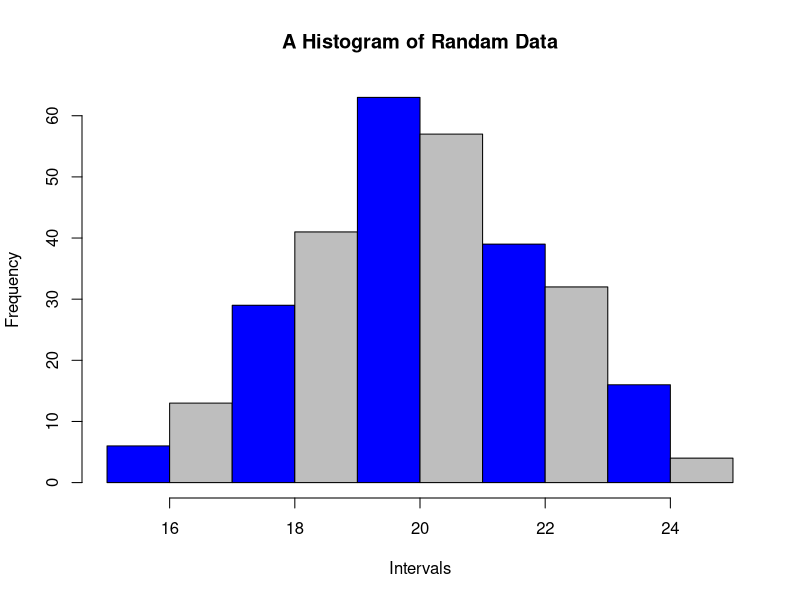
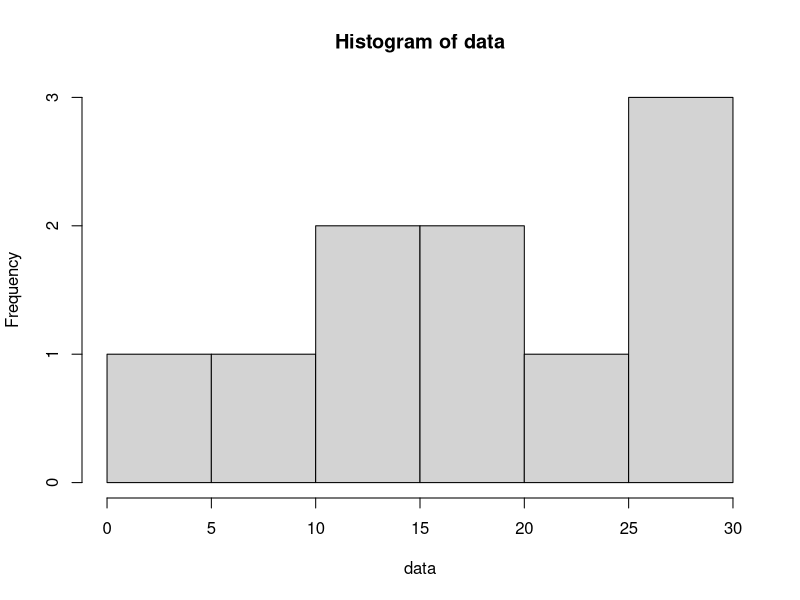
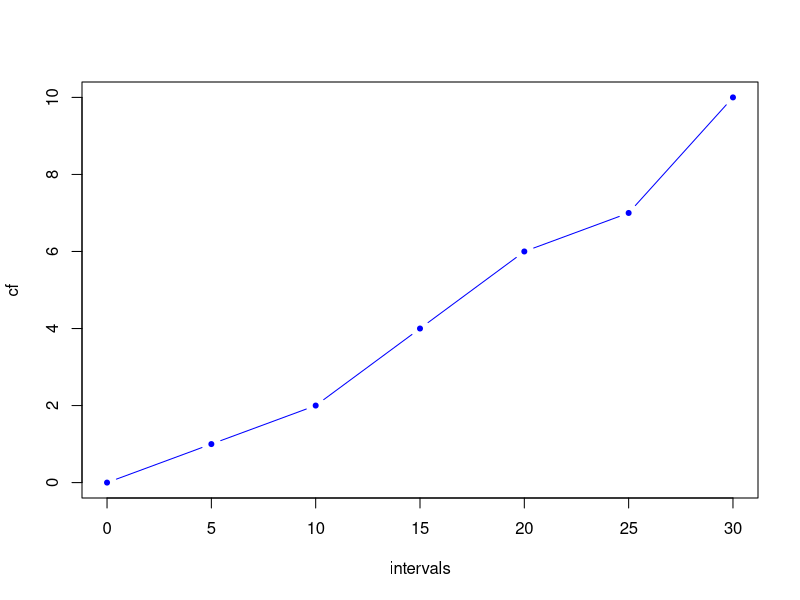
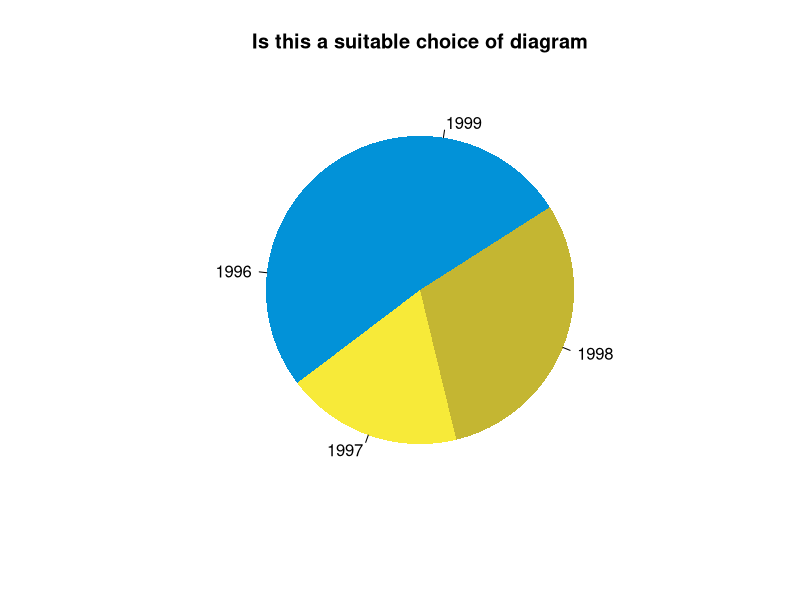

Write the R code that produced these figures, in order.
## ---- chunk 1
hist(rnorm(300, 20, 2), main = "A Histogram of Randam Data", xlab = "Intervals",
     col = c("blue", "grey"))
## ---- chunk 2
data <- c(16, 26, 12, 10, 27, 30, 14,  1, 25, 20)
stem(data)
## ---- chunk 3
data <- c(16, 26, 12, 10, 27, 30, 14,  1, 25, 20)
h <- hist(data)
## ---- chunk 4
intervals <- seq(from = min(h$breaks), to = max(h$breaks), by = h$breaks[2] - h$breaks[1])
intervals <- c(0, intervals[-1])
# Cumulative sums
cf = c(0, cumsum(h$counts))
plot(intervals, cf, type = "b", col = "blue", pch = 20)
## ---- chunk 5
x <- c(76, 58, 95, 85)
pie(x, c(1996:1999),
    col = c('#0292D8', '#F7EA39', '#C4B632'),
     init.angle = 130, border = NA,
    main="Is this a suitable choice of diagram")
## ---- chunk 6

